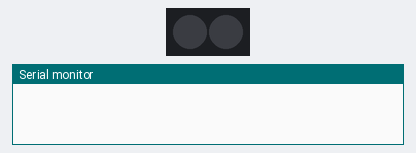
The sketch below on a simulated ESP32. On the bench: 2 RGB LEDs in strip order, left to right, the last lines printed to the serial monitor. Dim RGB values are drawn brighter than linear; EEPROM starts erased.

Above: at 0.0 s.
At 2.6 s:
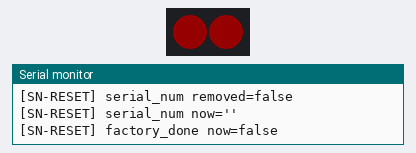
Timing chart, 0 to 4.8 s (numbered marks = the images above):
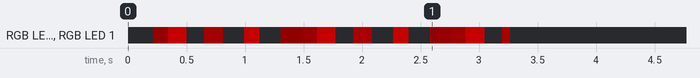

The sketch:

SerialNumberResetTool.ino
```cpp
#include <Arduino.h>
#include <Preferences.h>
#include <FastLED.h>
#include <esp_sleep.h>

#define LED_PIN D2
#define LED_COUNT 2

static const char* NS = "suva";
static const char* KEY_SERIAL_NUM = "serial_num";
static const char* KEY_FACTORY_DONE = "factory_done";

CRGB leds[LED_COUNT];

static void setAll(const CRGB& color) {
  for (int i = 0; i < LED_COUNT; ++i) {
    leds[i] = color;
  }
  FastLED.show();
}

static void flashCrazyRedPattern() {
  for (int i = 0; i < 30; ++i) {
    uint8_t level = (i % 2 == 0) ? 255 : (40 + (i * 13) % 140);
    setAll(CRGB(level, 0, 0));
    delay((i % 3 == 0) ? 35 : 70);

    setAll(CRGB::Black);
    delay((i % 4 == 0) ? 25 : 55);
  }
}

void setup() {
  Serial.begin(115200);
  delay(150);

  FastLED.addLeds<WS2813, LED_PIN, GRB>(leds, LED_COUNT);
  FastLED.clear();
  FastLED.setBrightness(96);
  FastLED.show();

  Preferences prefs;
  prefs.begin(NS, false);

  // Clear serial and force factory mode on next normal firmware boot.
  bool removed = prefs.remove(KEY_SERIAL_NUM);
  prefs.putBool(KEY_FACTORY_DONE, false);

  String currentSerial = prefs.getString(KEY_SERIAL_NUM, "");
  bool factoryDone = prefs.getBool(KEY_FACTORY_DONE, true);
  prefs.end();

  Serial.println("[SN-RESET] Serial number reset tool");
  Serial.println(String("[SN-RESET] serial_num removed=") + (removed ? "true" : "false"));
  Serial.println(String("[SN-RESET] serial_num now='") + currentSerial + "'");
  Serial.println(String("[SN-RESET] factory_done now=") + (factoryDone ? "true" : "false"));

  flashCrazyRedPattern();
  setAll(CRGB::Black);

  Serial.println("[SN-RESET] Done. Entering deep sleep.");
  delay(50);
}

void loop() {
  delay(50);
}
```
